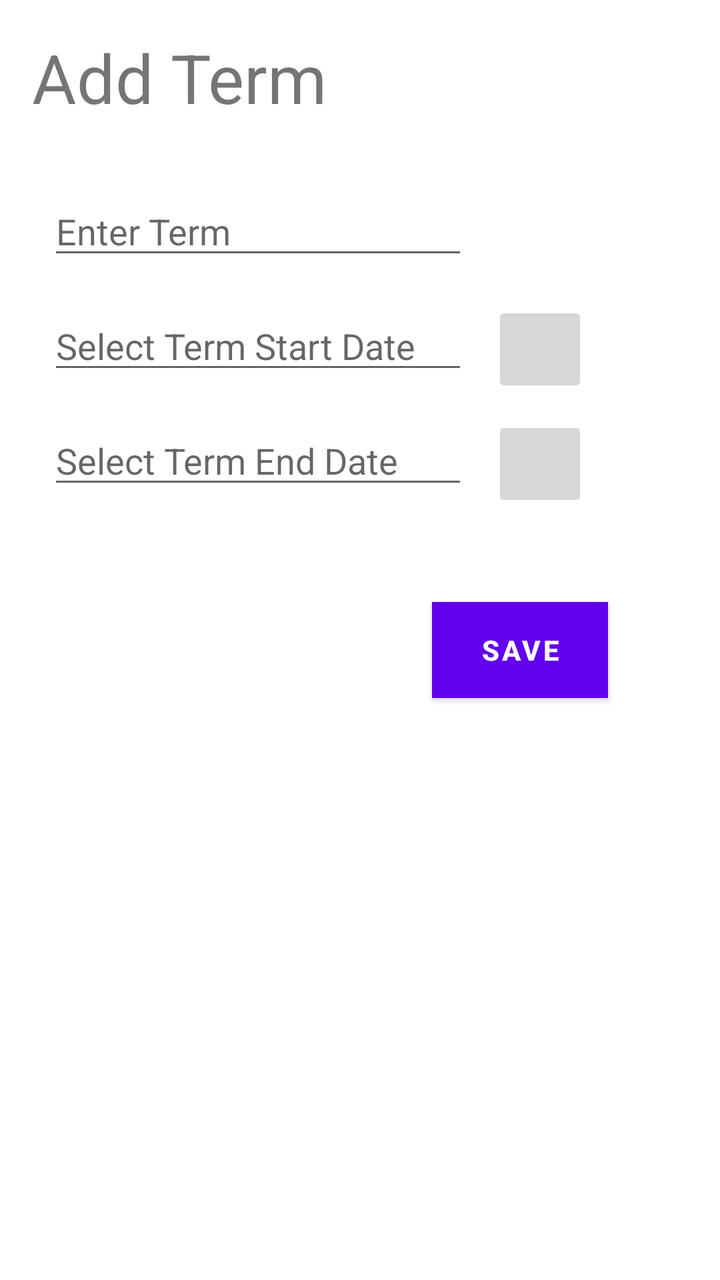
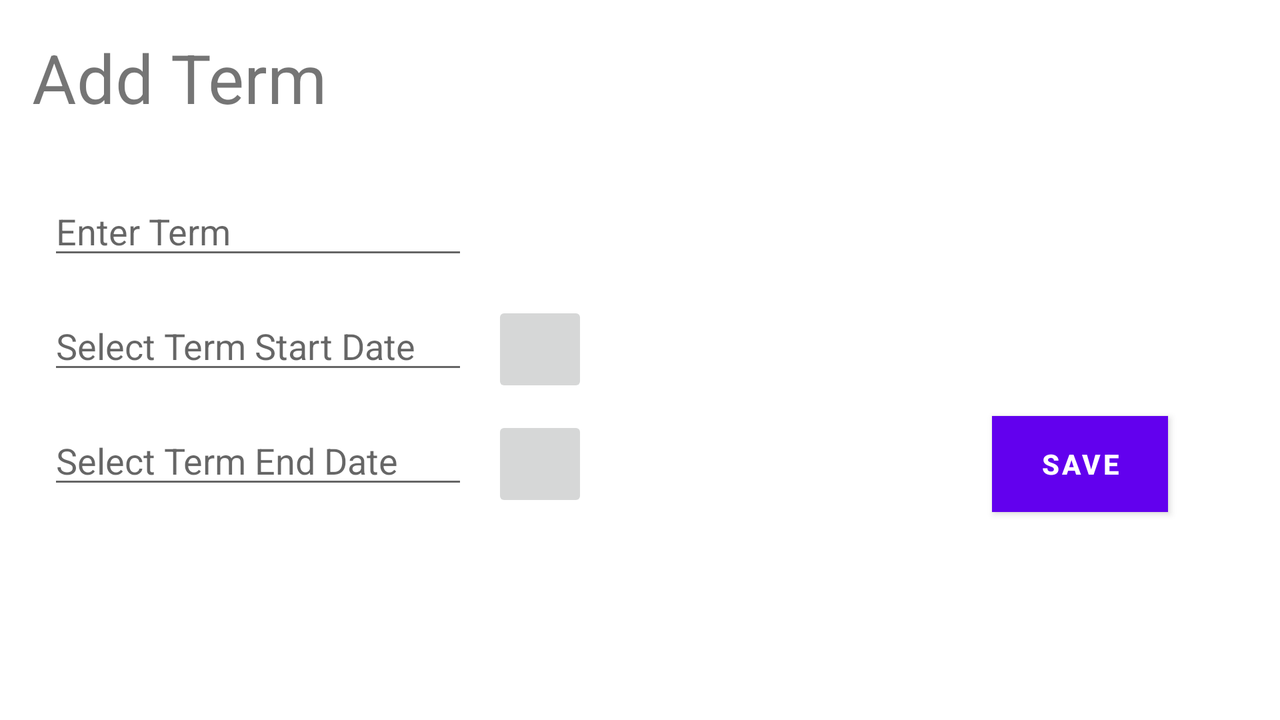

Compare how this app lays out the same screen by default and in its alternative resource folder. The renders come first, then the two layout files and the values they reference.
<!-- AndroidManifest.xml: application theme Theme.C196TermTracker -->
<!-- res/layout/activity_term_add.xml -->
<?xml version="1.0" encoding="utf-8"?>
<androidx.constraintlayout.widget.ConstraintLayout xmlns:android="http://schemas.android.com/apk/res/android"
    xmlns:app="http://schemas.android.com/apk/res-auto"
    xmlns:tools="http://schemas.android.com/tools"
    android:id="@+id/calButton"
    android:layout_width="match_parent"
    android:layout_height="match_parent"
    tools:context=".UI.TermEdit">

    <Button
        android:id="@+id/saveClick"
        android:layout_width="wrap_content"
        android:layout_height="wrap_content"
        android:layout_marginEnd="56dp"
        android:layout_marginTop="45dp"
        android:background="#453535"
        android:onClick="saveClick"
        android:text="Save"
        android:textStyle="bold"
        app:layout_constraintEnd_toEndOf="parent"
        app:layout_constraintTop_toBottomOf="@+id/endDateButton" />

    <EditText
        android:id="@+id/editTextEndDate"
        android:layout_width="wrap_content"
        android:layout_height="wrap_content"
        android:layout_marginStart="24dp"
        android:layout_marginTop="16dp"
        android:ems="10"
        android:hint="Select Term End Date"
        android:inputType="date"
        app:layout_constraintStart_toStartOf="parent"
        app:layout_constraintTop_toBottomOf="@+id/editTextStartDate" />

    <EditText
        android:id="@+id/editTermName"
        android:layout_width="wrap_content"
        android:layout_height="wrap_content"
        android:layout_marginStart="24dp"
        android:layout_marginTop="32dp"
        android:ems="10"
        android:hint="Enter Term "
        android:inputType="textPersonName"
        app:layout_constraintStart_toStartOf="parent"
        app:layout_constraintTop_toBottomOf="@+id/textView2" />

    <EditText
        android:id="@+id/editTextStartDate"
        android:layout_width="wrap_content"
        android:layout_height="wrap_content"
        android:layout_marginStart="24dp"
        android:layout_marginTop="16dp"
        android:editable="false"
        android:ems="10"
        android:hint="Select Term Start Date"
        android:inputType="date"
        app:layout_constraintStart_toStartOf="parent"
        app:layout_constraintTop_toBottomOf="@+id/editTermName" />

    <ImageButton
        android:id="@+id/startDateButton"
        android:layout_width="48dp"
        android:layout_height="48dp"
        android:layout_marginStart="12dp"
        android:layout_marginTop="16dp"
        android:onClick="openStartDate"
        app:layout_constraintStart_toEndOf="@+id/editTextStartDate"
        app:layout_constraintTop_toBottomOf="@+id/editTermName"
        app:srcCompat="@drawable/ic_baseline_date_range_24" />

    <ImageButton
        android:id="@+id/endDateButton"
        android:layout_width="48dp"
        android:layout_height="48dp"
        android:layout_marginStart="12dp"
        android:layout_marginTop="16dp"
        android:onClick="openEndDate"
        app:layout_constraintStart_toEndOf="@+id/editTextStartDate"
        app:layout_constraintTop_toBottomOf="@+id/editTextStartDate"
        app:srcCompat="@drawable/ic_baseline_date_range_24" />

    <TextView
        android:id="@+id/textView2"
        android:layout_width="wrap_content"
        android:layout_height="wrap_content"
        android:layout_marginBottom="42dp"
        android:layout_marginStart="16dp"
        android:layout_marginTop="16dp"
        android:fontFamily="sans-serif"
        android:text="Add Term"
        android:textSize="34sp"
        app:layout_constraintBottom_toTopOf="@+id/editTermName"
        app:layout_constraintStart_toStartOf="parent"
        app:layout_constraintTop_toTopOf="parent" />

</androidx.constraintlayout.widget.ConstraintLayout>
<!-- resources referenced by this layout -->
<resources>
  <style name="Theme.C196TermTracker" parent="Theme.MaterialComponents.DayNight.DarkActionBar">
          
          <item name="colorPrimary">@color/purple_500</item>
          <item name="colorPrimaryVariant">@color/purple_700</item>
          <item name="colorOnPrimary">@color/white</item>
          
          <item name="colorSecondary">@color/teal_200</item>
          <item name="colorSecondaryVariant">@color/teal_700</item>
          <item name="colorOnSecondary">@color/black</item>
          
          <item name="android:statusBarColor" tools:targetApi="l">?attr/colorPrimaryVariant</item>
          
      </style>
</resources>
<!-- res/layout-land/activity_term_add.xml (the repository's variant of the layout above) -->
<!-- drawn on the phone turned sideways -->
<?xml version="1.0" encoding="utf-8"?>
<androidx.constraintlayout.widget.ConstraintLayout xmlns:android="http://schemas.android.com/apk/res/android"
    xmlns:app="http://schemas.android.com/apk/res-auto"
    xmlns:tools="http://schemas.android.com/tools"
    android:id="@+id/calButton"
    android:layout_width="match_parent"
    android:layout_height="match_parent"
    tools:context=".UI.TermEdit">

    <Button
        android:id="@+id/saveClick"
        android:layout_width="wrap_content"
        android:layout_height="wrap_content"
        android:layout_marginEnd="56dp"
        android:background="#453535"
        android:onClick="saveClick"
        android:text="Save"
        android:textStyle="bold"
        app:layout_constraintEnd_toEndOf="parent"
        app:layout_constraintTop_toTopOf="@+id/editTextEndDate" />

    <EditText
        android:id="@+id/editTextEndDate"
        android:layout_width="wrap_content"
        android:layout_height="wrap_content"
        android:layout_marginStart="24dp"
        android:layout_marginTop="16dp"
        android:ems="10"
        android:hint="Select Term End Date"
        android:inputType="date"
        app:layout_constraintStart_toStartOf="parent"
        app:layout_constraintTop_toBottomOf="@+id/editTextStartDate" />

    <EditText
        android:id="@+id/editTermName"
        android:layout_width="wrap_content"
        android:layout_height="wrap_content"
        android:layout_marginStart="24dp"
        android:layout_marginTop="32dp"
        android:ems="10"
        android:hint="Enter Term "
        android:inputType="textPersonName"
        app:layout_constraintStart_toStartOf="parent"
        app:layout_constraintTop_toBottomOf="@+id/textView2" />

    <EditText
        android:id="@+id/editTextStartDate"
        android:layout_width="wrap_content"
        android:layout_height="wrap_content"
        android:layout_marginStart="24dp"
        android:layout_marginTop="16dp"
        android:editable="false"
        android:ems="10"
        android:hint="Select Term Start Date"
        android:inputType="date"
        app:layout_constraintStart_toStartOf="parent"
        app:layout_constraintTop_toBottomOf="@+id/editTermName" />

    <ImageButton
        android:id="@+id/startDateButton"
        android:layout_width="48dp"
        android:layout_height="48dp"
        android:layout_marginStart="12dp"
        android:layout_marginTop="16dp"
        android:onClick="openStartDate"
        app:layout_constraintStart_toEndOf="@+id/editTextStartDate"
        app:layout_constraintTop_toBottomOf="@+id/editTermName"
        app:srcCompat="@drawable/ic_baseline_date_range_24" />

    <ImageButton
        android:id="@+id/endDateButton"
        android:layout_width="48dp"
        android:layout_height="48dp"
        android:layout_marginStart="12dp"
        android:layout_marginTop="16dp"
        android:onClick="openEndDate"
        app:layout_constraintStart_toEndOf="@+id/editTextStartDate"
        app:layout_constraintTop_toBottomOf="@+id/editTextStartDate"
        app:srcCompat="@drawable/ic_baseline_date_range_24" />

    <TextView
        android:id="@+id/textView2"
        android:layout_width="wrap_content"
        android:layout_height="wrap_content"
        android:layout_marginBottom="42dp"
        android:layout_marginStart="16dp"
        android:layout_marginTop="16dp"
        android:fontFamily="sans-serif"
        android:text="Add Term"
        android:textSize="34sp"
        app:layout_constraintBottom_toTopOf="@+id/editTermName"
        app:layout_constraintStart_toStartOf="parent"
        app:layout_constraintTop_toTopOf="parent" />

</androidx.constraintlayout.widget.ConstraintLayout>
